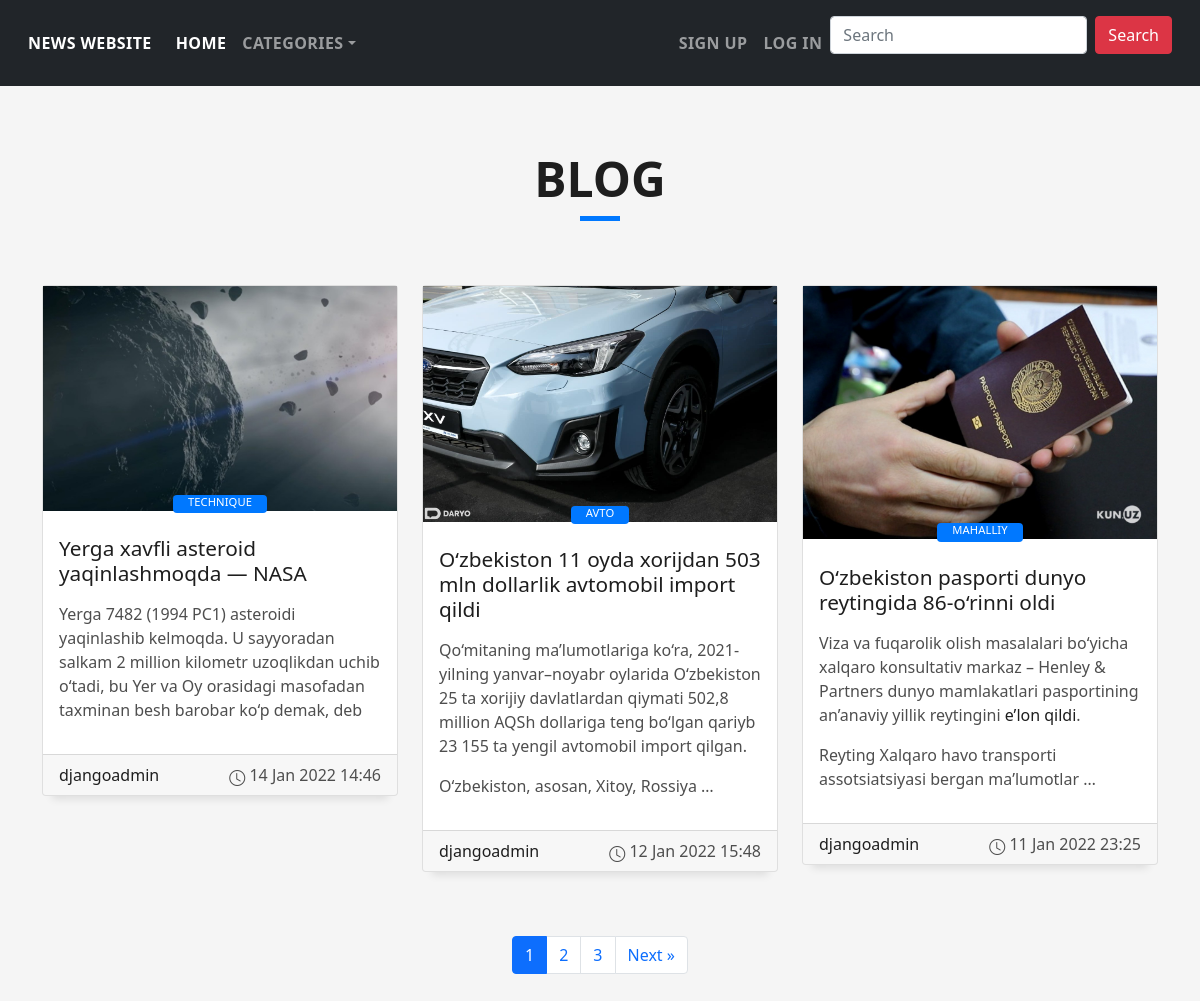
The page / on the database its author committed.
### blog/models.py (models this page shows, shortened)
class Blog(models.Model):
    title = models.CharField(max_length=255)
    category = models.ForeignKey(Category, on_delete=models.PROTECT, null=True)
    photo = models.ImageField(upload_to="photos/%Y/%m/%d/", null=True, blank=True)
    author = models.ForeignKey(User, on_delete=models.CASCADE)
    text = RichTextField()
    created_at = models.DateTimeField(auto_now_add=True)
    updated_at = models.DateTimeField(auto_now=True)
    class Meta:
        ordering = ['-created_at']

class Category(models.Model):
    name = models.CharField(max_length=100, db_index=True)
    slug = models.SlugField(max_length=255, unique=True, db_index=True, verbose_name='URL')
    class Meta:
        verbose_name = 'Category'
        verbose_name_plural = 'Categories'
    def __str__(self):
        return self.name

### blog/views.py (the view)
# urls.py: path('', index, name="index"),
def index(request):
    posts = Blog.objects.all()
    cats = Category.objects.all()
    paginator = Paginator(posts, 3)
    page = request.GET.get('page')
    try:
        posts = paginator.page(page)
    except PageNotAnInteger:
        posts = paginator.page(1)
    except EmptyPage:
        posts = paginator.page(paginator.num_pages)
    return render(request, 'blog/index.html', context={'posts': posts, 'cats': cats})

### templates/blog/index.html (shortened to what this page needs)
{% extends 'base.html' %}
{% block content %}
    <section id="blog" class="blog-mf sect-pt4 route">
        <div class="container">
            <div class="row">
                <div class="col-sm-12">
                    <div class="title-box text-center">
                        <h3 class="title-a">
                            Blog
                        </h3>
                        <div class="line-mf"></div>
                    </div>
                </div>
            </div>
            <div class="row">
                {% for i in posts %}
                    <div class="col-md-4">
                        <div class="card card-blog">
                            {% if i.photo %}
                                <div class="card-img">
                                    <a href="{% url 'detail' i.pk %}"><img src="{{ i.photo.url }}" alt=""
                                                                           class="img-fluid"></a>
                                </div>
                            {% endif %}
                            <div class="card-body">
                                <div class="card-category-box">
                                    <div class="card-category">
                                        <h6 class="category">{{ i.category }}</h6>
                                    </div>
                                </div>
                                <h3 class="card-title"><a href="{% url 'detail' i.pk %}">{{ i.title }}</a></h3>
                                <p class="card-description">
                                    {{ i.text|truncatewords:30|safe }}
                                </p>
                            </div>
                            <div class="card-footer">
                                <div class="post-author">
                                    <a href="#">
                                        <span class="author">{{ i.author }}</span>
                                    </a>
                                </div>
                                <div class="post-date">
                                    <span class="bi bi-clock"></span> {{ i.created_at|date:"d M Y H:i" }}
                                </div>
                            </div>
                        </div>
                    </div>
                {% endfor %}
                {% include "blog/pagination.html" with page=posts %}
            </div>
        </div>
    </section>
{% endblock %}

### templates/base.html (shortened to what this page needs)
{% load static %}
<!DOCTYPE html>
<html lang="en">
<head>
    <link href="{% static 'vendor/bootstrap/css/bootstrap.min.css' %}" rel="stylesheet">
    <link href="{% static 'vendor/bootstrap-icons/bootstrap-icons.css' %}" rel="stylesheet">
    <link href="{% static 'vendor/glightbox/css/glightbox.min.css' %}" rel="stylesheet">
    <link href="{% static 'vendor/swiper/swiper-bundle.min.css' %}" rel="stylesheet">
    <link href="{% static 'css/style.css' %}" rel="stylesheet">
</head>
<body>
<nav class="navbar navbar-expand-lg navbar-dark bg-dark p-3">
    <div class="container-fluid">
        <a class="navbar-brand" href="{% url 'index' %}">News WebSite</a>
        <div class="collapse navbar-collapse" id="navbarNavDarkDropdown">
            <ul class="navbar-nav">
                <li class="nav-item">
                    <a class="nav-link active" aria-current="page" href="{% url 'index' %}">Home</a>
                </li>
                <li class="nav-item dropdown">
                    <a class="nav-link dropdown-toggle" href="#" id="navbarDarkDropdownMenuLink" role="button"
                       data-bs-toggle="dropdown" aria-expanded="false">
                        Categories
                    </a>
                </li>
            </ul>
        </div>
        <div class="collapse navbar-collapse" id="navbarNav">
            <ul class="navbar-nav ms-auto">
                {% if request.user.is_authenticated %}
                    <li class="nav-item">
                        <a class="nav-link" href="{% url 'addpost' %}">Add Post</a>
                    </li>
                    <li class="nav-item">
                        <a class="nav-link">{{ request.user }}</a>
                    </li>
                    <li class="nav-item">
                        <a class="nav-link" href="{% url 'logout' %}">Log Out</a>
                    </li>
                {% else %}
                    <li class="nav-item">
                        <a class="nav-link" href="{% url 'register' %}">Sign Up</a>
                    </li>
                    <li class="nav-item">
                        <a class="nav-link" href="{% url 'login' %}">Log In</a>
                    </li>
                {% endif %}
            </ul>
            <form class="d-flex" method="get" action="{% url 'search' %}">
                <input class="form-control me-2" type="search" placeholder="Search" aria-label="Search" name="query"
                       value="{{ request.GET.query }}">
                <button class="btn btn-danger" type="submit">Search</button>
            </form>
        </div>
    </div>
</nav>
{% block content %}
{% endblock %}
</body>
</html>

### templates/blog/pagination.html (shortened to what this page needs)
<div class="col-12 py-3">
    {% if page.has_other_pages %}
        <ul class="pagination justify-content-center">
            {% for i in page.paginator.page_range %}
                {% if page.number == i %}
                    <li class="page-item active"><a class="page-link"><span>{{ i }}</span></a></li>
                {% else %}
                    <li class="page-item"><a href="?page={{ i }}" class="page-link">{{ i }}</a></li>
                {% endif %}
            {% endfor %}
            {% if page.has_next %}
                <li class="page-item"><a class="page-link" href="?page={{ page.next_page_number }}">Next &raquo;</a>
                </li>
            {% endif %}
        </ul>
    {% endif %}
</div>

### static/css/style.css (style rules this page uses)
body { background-color: #f5f5f5; color: #4e4e4e; }
h1, h2, h3, h4, h5, h6 { color: #1e1e1e; }
a { color: #1e1e1e; text-decoration: none; transition: all 0.5s ease-in-out; }
.box-shadow, .paralax-mf, .service-box, .work-box, .card-blog { box-shadow: 0 13px 8px -10px rgba(0, 0, 0, 0.1); }
.sect-pt4 { padding-top: 4rem; }
.title-box { margin-bottom: 4rem; }
.title-a { text-decoration: none; font-size: 3rem; font-weight: bold; text-transform: uppercase; }
.line-mf { width: 40px; height: 5px; background-color: #0078ff; margin: 0 auto; }
.navbar { padding: 0; }
.navbar ul { margin: 0; padding: 0; display: flex; list-style: none; align-items: center; }
.navbar li { position: relative; }
.navbar a { display: flex; align-items: center; justify-content: space-between; color: #fff; font-size: 16px; font-weight: 600; padding: 0; white-space: nowrap; transition: 0.3s; letter-spacing: 0.4px; position: relative; text-transform: uppercase; }
.navbar a:hover:before, .navbar li:hover > a:before, .navbar .active:before { visibility: visible; width: 80%; }
.navbar a:hover, .navbar .active, .navbar li:hover > a { color: #fff; }
@media (min-width: 767px) { .card-blog { margin-bottom: 3rem; } }
.card-blog .card-body { position: relative; }
.card-blog .card-category-box { position: absolute; text-align: center; top: -16px; left: 15px; right: 15px; line-height: 25px; overflow: hidden; }
.card-blog .card-category { display: inline-block; color: #fff; padding: 0 15px 5px; overflow: hidden; background-color: #0078ff; border-radius: 4px; }
.card-blog .card-category .category { color: #fff; display: inline-block; text-transform: uppercase; font-size: .7rem; letter-spacing: .1px; margin-bottom: 0; }
.card-blog .card-title { font-size: 1.3rem; margin-top: .6rem; }
.card-blog .card-description { color: #4e4e4e; }
.card-blog .post-author { display: inline-block; }
.card-blog .post-date { color: #4e4e4e; display: inline-block; float: right; }

### rows shown on the page
Blog: photo (picture), category "TECHNIQUE", title "Yerga xavfli asteroid yaqinlashmoqda — NASA", text "Yerga 7482 (1994 PC1) asteroidi yaqinlashib kelmoqda. U sayyoradan salkam 2 million kilometr uzoqlikdan uchib o‘tadi, bu Yer va Oy orasidagi masofadan taxminan besh barobar ko‘p demak, deb", author "djangoadmin", created_at "14 Jan 2022 14:46"
Blog: photo (picture), category "AVTO", title "O‘zbekiston 11 oyda xorijdan 503 mln dollarlik avtomobil import qildi", text "Qo‘mitaning ma’lumotlariga ko‘ra, 2021-yilning yanvar–noyabr oylarida O‘zbekiston 25 ta xorijiy davlatlardan qiymati 502,8 million AQSh dollariga teng bo‘lgan qariyb 23 155 ta yengil avtomobil import qilgan. O‘zbekiston, asosan, Xitoy, Rossiya …", author "djangoadmin", created_at "12 Jan 2022 15:48"
Blog: photo (picture), category "MAHALLIY", title "O‘zbekiston pasporti dunyo reytingida 86-o‘rinni oldi", text "Viza va fuqarolik olish masalalari bo‘yicha xalqaro konsultativ markaz – Henley & Partners dunyo mamlakatlari pasportining an’anaviy yillik reytingini e’lon qildi . Reyting Xalqaro havo transporti assotsiatsiyasi bergan ma’lumotlar …", author "djangoadmin", created_at "11 Jan 2022 23:25"

### other values the page prints
{{ i }} "1"
{{ i }} "2" "3"
